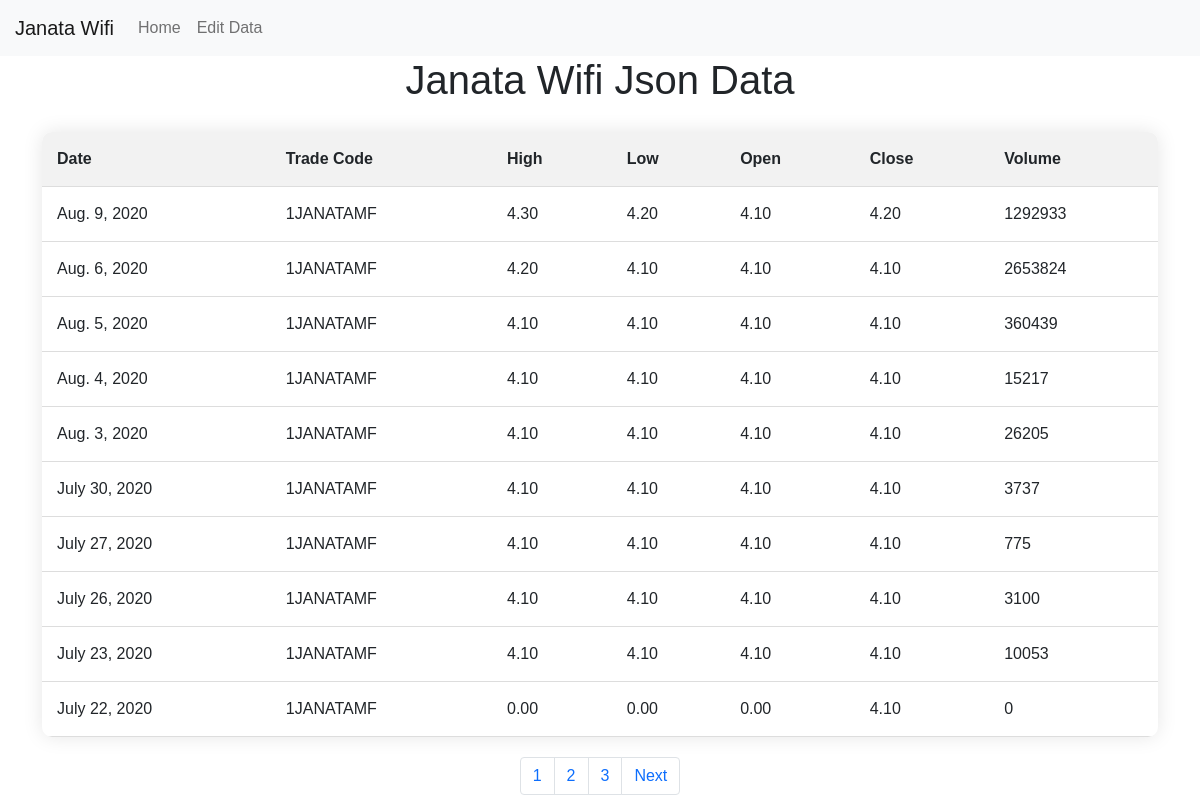
The page / on the database its author committed.
### Dynamic_Table/models.py (models this page shows)
class JWData(models.Model):
    Date=models.DateField()
    TradeCode=models.CharField(max_length=50)
    High=models.DecimalField(max_digits=20, decimal_places=2)
    Low=models.DecimalField(max_digits=20, decimal_places=2)
    Open=models.DecimalField(max_digits=20, decimal_places=2)
    Close=models.DecimalField(max_digits=20, decimal_places=2)
    Volume=models.IntegerField()

### TableView/views.py (the view)
# urls.py: path('',your_view,name='home'),
def your_view(request):
        json_data = JWData.objects.all()
        page=request.GET.get('page',1)
        paginator=Paginator(json_data,10)
        json_data_final=paginator.get_page(page)
        return render(request, 'Home.html', {'json_data': json_data_final})

### Template/Home.html (shortened to what this page needs)
<!DOCTYPE html>
<html lang="en">
  <head>
    <link
      href="https://cdn.jsdelivr.net/npm/bootstrap@5.0.2/dist/css/bootstrap.min.css"
      rel="stylesheet"
    />
  </head>
  <body>
    <nav class="navbar navbar-expand-lg navbar-light bg-light">
      <a class="navbar-brand" href="{% url 'home' %}">Janata Wifi</a>
      <div class="collapse navbar-collapse" id="navbarNav">
        <ul class="navbar-nav">
          <li class="nav-item active">
            <a class="nav-link" href="{% url 'home' %}">Home</a>
          </li>
          <li class="nav-item">
            <a class="nav-link" href="{% url 'data' %}">Edit Data</a>
          </li>
        </ul>
      </div>
    </nav>
    <div class="container">
      <h1>Janata Wifi Json Data</h1>
      <table>
        <tr>
          <th>Date</th>
          <th>Trade Code</th>
          <th>High</th>
          <th>Low</th>
          <th>Open</th>
          <th>Close</th>
          <th>Volume</th>
        </tr>
        {% for data in json_data %}
        <tr>
          <td>{{data.Date}}</td>
          <td>{{data.TradeCode}}</td>
          <td>{{data.High}}</td>
          <td>{{data.Low}}</td>
          <td>{{data.Open}}</td>
          <td>{{data.Close}}</td>
          <td>{{data.Volume}}</td>
        </tr>
        {% endfor %}
      </table>
      <div class="pagination">
        <nav aria-label="...">
          <ul class="pagination">
            <li class="page-item">
              <a class="page-link" href="/?page=1">1</a>
            </li>
            <li class="page-item" aria-current="page">
              <a class="page-link" href="/?page=2">2</a>
            </li>
            <li class="page-item">
              <a class="page-link" href="/?page=3">3</a>
            </li>
            {% if json_data.has_next %}
            <li class="page-item">
              <a
                class="page-link"
                href="/?page={{ json_data.next_page_number }}"
                >Next</a
              >
            </li>
            {% endif %}
          </ul>
        </nav>
      </div>
    </div>
  </body>
</html>

### Template/Home.html (style rules this page uses)
body { font-family: "Arial", sans-serif; }
.container { display: flex; flex-direction: column; align-items: center; }
table { width: 100%; border-collapse: collapse; margin: 20px 0; box-shadow: 0 0 20px rgba(0, 0, 0, 0.1); overflow: hidden; border-radius: 10px; }
h1 { text-align: center; }
th, td { padding: 15px; text-align: left; border-bottom: 1px solid #ddd; }
th { background-color: #f2f2f2; }
.navbar-brand { padding-left: 15px; }

### rows shown on the page
JWData: Date "Aug. 9, 2020", TradeCode "1JANATAMF", High "4.30", Low "4.20", Open "4.10", Close "4.20", Volume "1292933"
JWData: Date "Aug. 6, 2020", TradeCode "1JANATAMF", High "4.20", Low "4.10", Open "4.10", Close "4.10", Volume "2653824"
JWData: Date "Aug. 5, 2020", TradeCode "1JANATAMF", High "4.10", Low "4.10", Open "4.10", Close "4.10", Volume "360439"
JWData: Date "Aug. 4, 2020", TradeCode "1JANATAMF", High "4.10", Low "4.10", Open "4.10", Close "4.10", Volume "15217"
JWData: Date "Aug. 3, 2020", TradeCode "1JANATAMF", High "4.10", Low "4.10", Open "4.10", Close "4.10", Volume "26205"
JWData: Date "July 30, 2020", TradeCode "1JANATAMF", High "4.10", Low "4.10", Open "4.10", Close "4.10", Volume "3737"
JWData: Date "July 27, 2020", TradeCode "1JANATAMF", High "4.10", Low "4.10", Open "4.10", Close "4.10", Volume "775"
JWData: Date "July 26, 2020", TradeCode "1JANATAMF", High "4.10", Low "4.10", Open "4.10", Close "4.10", Volume "3100"
JWData: Date "July 23, 2020", TradeCode "1JANATAMF", High "4.10", Low "4.10", Open "4.10", Close "4.10", Volume "10053"
JWData: Date "July 22, 2020", TradeCode "1JANATAMF", High "0.00", Low "0.00", Open "0.00", Close "4.10", Volume "0"
